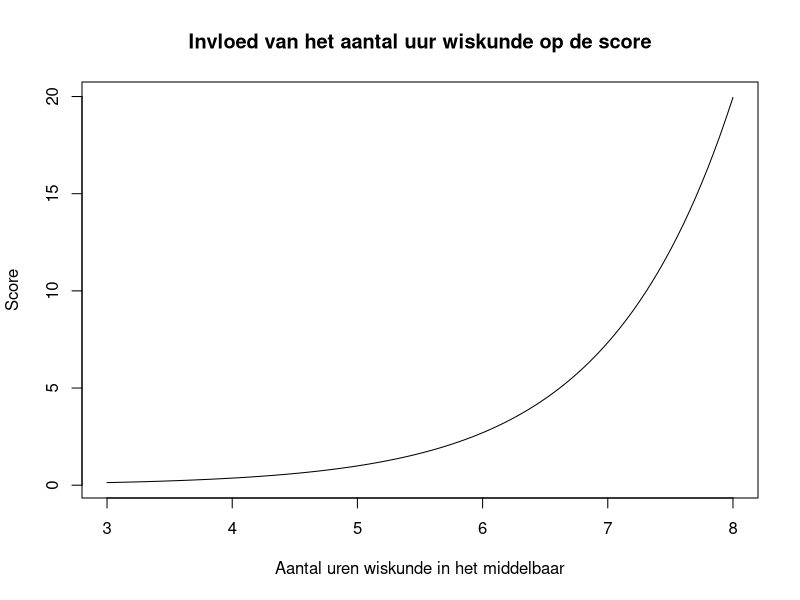

Recreate this plot in R.
f1 <- function(t) 0.03 * exp(-1.5 + t)
curve(f1, from = 3, to = 8, , xlab = "Aantal uren wiskunde in het middelbaar", ylab = "Score", main ="Invloed van het aantal uur wiskunde op de score")

